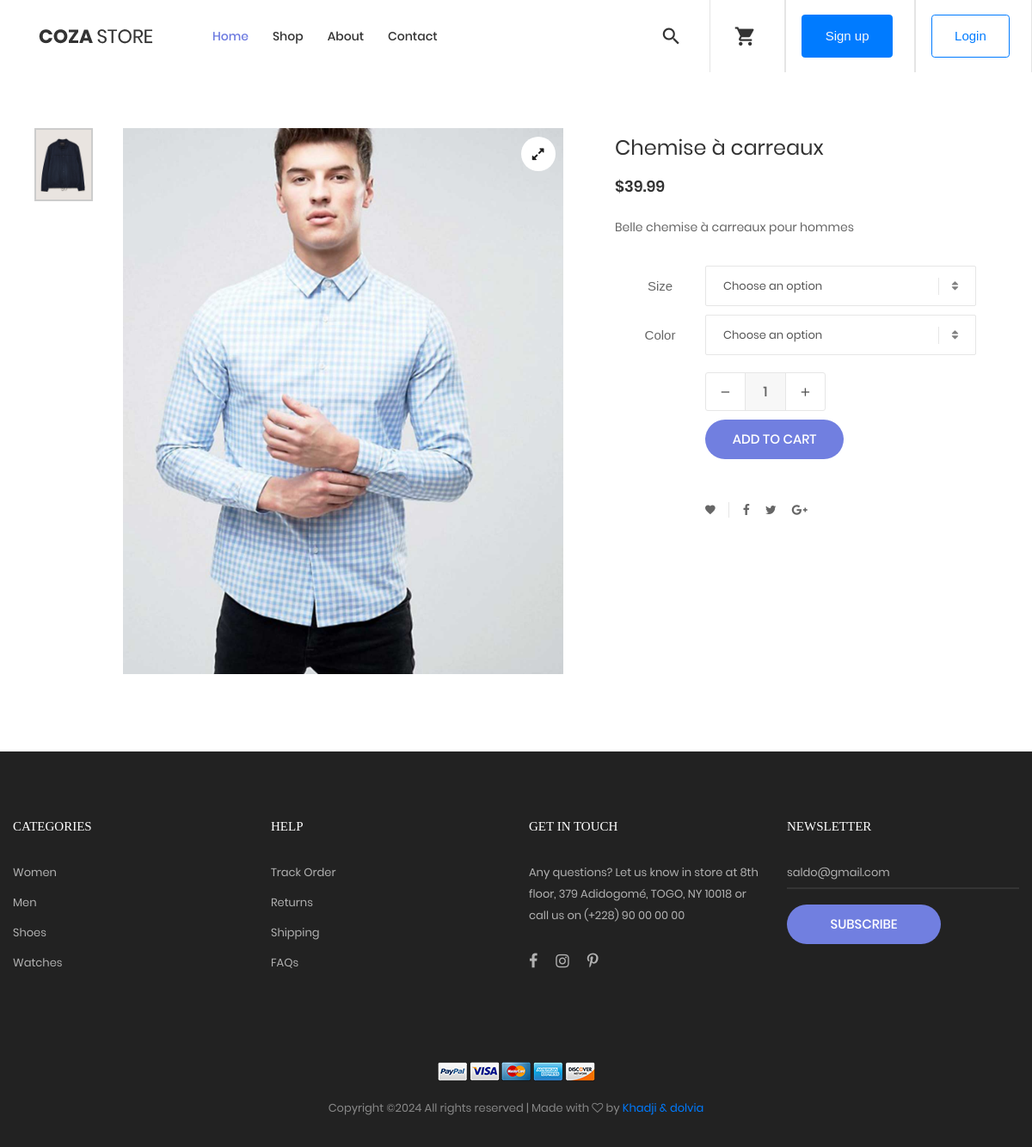
Page /proddetail/1 on the committed database.
### ecommerce/models.py (models this page shows, shortened)
class Product(models.Model):
    name = models.CharField(max_length=255)
    description = models.TextField()
    price = models.DecimalField(max_digits=10, decimal_places=2)
    category=models.CharField(choices=CATEGORY_CHOICES, max_length=2)
    product_image=models.ImageField(upload_to='product')
    sizes = models.ManyToManyField(Size, blank=True, related_name='products')
    colors = models.ManyToManyField(Color, blank=True, related_name='products')

### ecommerce/views.py (the view)
# urls.py: path('proddetail/<int:pk>', views.ProductDetail.as_view(), name='proddetail'),
class ProductDetail(View):
 def get(self, request,pk):
    product=Product.objects.get(pk=pk)
    return render(request, 'ecommerce/product_detail.html', locals())

### ecommerce/templates/ecommerce/product_detail.html (shortened to what this page needs)
{% extends 'ecommerce/index.html' %}
{% load static %}
{% block content %}
<section class="sec-product-detail bg0 p-t-65 p-b-60">
    <div class="container">
        <div class="row">
            <div class="col-md-6 col-lg-7 p-b-30">
                <div class="p-l-25 p-r-30 p-lr-0-lg">
                    <div class="wrap-slick3 flex-sb flex-w">
                        <div class="wrap-slick3-dots"></div>
                        <div class="slick3 gallery-lb">
                            <div class="item-slick3" data-thumb="images/product-detail-03.jpg">
                                <div class="wrap-pic-w pos-relative">
                                    <img src="{{ product.product_image.url }}" alt="IMG-PRODUCT">
                                    <a class="flex-c-m size-108 how-pos1 bor0 fs-16 cl10 bg0 hov-btn3 trans-04" href="{{ product.product_image.url }}">
                                        <i class="fa fa-expand"></i>
                                    </a>
                                </div>
                            </div>
                        </div>
                    </div>
                </div>
            </div>
            <div class="col-md-6 col-lg-5 p-b-30">
                <div class="p-r-50 p-t-5 p-lr-0-lg">
                    <h4 class="mtext-105 cl2 js-name-detail p-b-14">
                        {{ product.name }}
                    </h4>
                    <span class="mtext-106 cl2">
                        ${{ product.price }}
                    </span>
                    <p class="stext-102 cl3 p-t-23">
                        {{ product.description }}
                    </p>
                    <form method="post" action="{% url 'add_to_cart' product.id %}">
                        <div class="p-t-33">
                            <div class="flex-w flex-r-m p-b-10">
                                {% if product.sizes.all %}
                                <div class="size-203 flex-c-m respon6">
                                    Size
                                </div>
                                <div class="size-204 respon6-next">
                                    <div class="rs1-select2 bor8 bg0">
                                    </div>
                                </div>
                                {% else %}
                                <p>Aucune taille disponible pour ce produit</p>
                                {% endif %}
                            </div>
                            <div class="flex-w flex-r-m p-b-10">
                                {% if product.colors.all %}
                                <div class="size-203 flex-c-m respon6">
                                    Color
                                </div>
                                <div class="size-204 respon6-next">
                                    <div class="rs1-select2 bor8 bg0">
                                    </div>
                                </div>
                                {% else %}
                                <p>Aucune couleur disponible pour ce produit</p>
                                {% endif %}
                            </div>
                            <div class="flex-w flex-r-m p-b-10">
                                <div class="size-204 flex-w flex-m respon6-next">
                                    <div class="wrap-num-product flex-w m-r-20 m-tb-10">
                                        <div class="btn-num-product-down cl8 hov-btn3 trans-04 flex-c-m">
                                            <i class="fs-16 zmdi zmdi-minus"></i>
                                        </div>
                                        <input class="mtext-104 cl3 txt-center num-product" type="number" name="quantity" value="1">
                                        <div class="btn-num-product-up cl8 hov-btn3 trans-04 flex-c-m">
                                            <i class="fs-16 zmdi zmdi-plus"></i>
                                        </div>
                                    </div>
                                    <button type="submit" class="flex-c-m stext-101 cl0 size-101 bg1 bor1 hov-btn1 p-lr-15 trans-04 js-addcart-detail">
                                        Add to cart
                                    </button>
                                </div>
                            </div>
                        </div>
                    </form>
                    <div class="flex-w flex-m p-l-100 p-t-40 respon7">
                        <div class="flex-m bor9 p-r-10 m-r-11">
                            <a href="#" class="fs-14 cl3 hov-cl1 trans-04 lh-10 p-lr-5 p-tb-2 js-addwish-detail tooltip100" data-tooltip="Add to Wishlist">
                                <i class="zmdi zmdi-favorite"></i>
                            </a>
                        </div>
                        <a href="#" class="fs-14 cl3 hov-cl1 trans-04 lh-10 p-lr-5 p-tb-2 m-r-8 tooltip100" data-tooltip="Facebook">
                            <i class="fa fa-facebook"></i>
                        </a>
                        <a href="#" class="fs-14 cl3 hov-cl1 trans-04 lh-10 p-lr-5 p-tb-2 m-r-8 tooltip100" data-tooltip="Twitter">
                            <i class="fa fa-twitter"></i>
                        </a>
                        <a href="#" class="fs-14 cl3 hov-cl1 trans-04 lh-10 p-lr-5 p-tb-2 m-r-8 tooltip100" data-tooltip="Google Plus">
                            <i class="fa fa-google-plus"></i>
                        </a>
                    </div>
                </div>
            </div>
        </div>
    </div>
</section>
{% endblock content %}

### ecommerce/static/app/css/style3.css (style rules this page uses)
html, body { height: 100%; font-family: "Nunito Sans", sans-serif; -webkit-font-smoothing: antialiased; }
h1, h2, h3, h4, h5, h6 { margin: 0; color: #111111; font-weight: 400; font-family: "Nunito Sans", sans-serif; }
h4 { font-size: 24px; }
p { font-size: 15px; font-family: "Nunito Sans", sans-serif; color: #3d3d3d; font-weight: 400; line-height: 25px; margin: 0 0 15px 0; }
img { max-width: 100%; }
@media only screen and (min-width: 1200px) { .container { max-width: 1170px; } }

### ecommerce/static/app/css/main.css (style rules this page uses)
.container { max-width: 1380px; }
@media (max-width: 1600px) { .container { max-width: 1200px; } }
.slick-slide { outline: none !important; }
.wrap-slick3 { position: relative; }
.wrap-slick3-dots { width: 11.111111%; }
.slick3 { width: 83.333333%; }
.wrap-num-product { width: 140px; height: 45px; border: 1px solid #e6e6e6; border-radius: 3px; overflow: hidden; }
.btn-num-product-up, .btn-num-product-down { width: 45px; height: 100%; cursor: pointer; }
.num-product { width: calc(100% - 90px); height: 100%; border-left: 1px solid #e6e6e6; border-right: 1px solid #e6e6e6; background-color: #f7f7f7; }
input.num-product { -moz-appearance: textfield; appearance: none; -webkit-appearance: none; }
.tooltip100 { position: relative; }
.tooltip100::after { content: attr(data-tooltip); font-family: Poppins-Regular; font-size: 12px; color: #888; line-height: 18px; white-space: nowrap; display: block; position: absolute; background: #fff; border: 1px solid #ccc; height: 20px; padding: 0px 8px; top: -35px; left: 50%; -webkit-transform: translateX(-50%); -moz-transform: translateX(-50%); -ms-transform: translateX(-50%); -o-transform: translateX(-50%); transform: translateX(-50%); box-shadow: 0 3px 6px 0px rgba(0,0,0,0.18); -moz-box-shadow: 0 3px 6px 0px rgba(0,0,0,0.18); -webkit-box-shadow: 0 3px 6px 0px rgba(0,0,0,0.18); -o-box-shadow: 0 3px 6px 0px rgba(0,0,0,0.18); -ms-box-shadow: 0 3px 6px 0px rgba(0,0,0,0.18); -webkit-transition: all 0.2s; -o-transition: all 0.2s; -moz-transition: all 0.2s; transition: all 0.2s; visibility: hidden; opacity: 0; }
.cl0 { color: #fff; }
.cl2 { color: #333; }
.cl3 { color: #666; }
.cl8 { color: #555; }
.cl10 { color: #1d1d1d; }
.stext-101 { font-family: Poppins-Medium; font-size: 15px; line-height: 1.466667; text-transform: uppercase; }
.stext-102 { font-family: Poppins-Regular; font-size: 14px; line-height: 1.7; }
.mtext-104 { font-family: Poppins-Medium; font-size: 16px; line-height: 1.6; }
.mtext-105 { font-family: Poppins-Regular; font-size: 24px; line-height: 1.5; }
.mtext-106 { font-family: Poppins-SemiBold; font-size: 18px; line-height: 1.388888; }
.size-101 { min-width: 161px; height: 46px; }
.size-108 { width: 40px; height: 40px; }
.size-203 { width: 105px; }
.size-204 { width: calc(100% - 105px); }
.bg0 { background-color: #fff; }
.bg1 { background-color: #717fe0; }
.bor0 { border-radius: 50%; }
.bor1 { border-radius: 23px; }
.bor8 { border: 1px solid #e6e6e6; border-radius: 2px; }
.bor9 { border-right: 1px solid #e6e6e6; }
.how-pos1 { position: absolute; top: 10px; right: 10px; }

### rows in the picture
Product: product_image (picture), name "Chemise à carreaux", price "39.99", description "Belle chemise à carreaux pour hommes"
